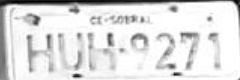
#> input picture Aulas/HUH9271.png, 240 x 80 px
$ jupyter execute Aula17.ipynb
#> lines starting #> are read from the running program, lines starting #| are printed output that depends on the picture
# Aula 17 - Extração de Características: Texturas

## 1. Introdução

Além do formato do objeto, a variação de intensidade de seus pixels internos, ou seja, sua textura (do ponto de vista gráfico), pode ser determinante para identificá-lo. Métodos que possam caracterizar uma textura, ou seja, extrair informações essenciais que determinem suas características, são de muita importância para Visão Computacional.

Já exploramos na aula 10 (exercício b) como poderíamos utilizar morfologia matemática para segmentar textura. Isso por si só já funciona como algoritmo para caracterizar texturas. Além disso, por estarmos basicamente analisar uma imagem por toda a sua extensão, pelas variações de intensidade de seus pixels, outros métodos, como as transformadas de Fourier e Wavelet podem também ajudar na caracterização.

Entretanto, ainda podemos tratar abordagens estatísticas na distribuição das intensidades em uma textura. Podemos calcular média, variância, desvio padrão, assimetria e curtose dos pixels para caracterizá-la.

Uma técnica estatística simples e útil que vale destacar é a Matriz de Diferença de Tons de Cinza da Vizinhança. Essa matriz considera a diferença entre o tom de cinza de cada pixel e seus quatro vizinhos (cima, baixo, esquerda e direita) e dela podemos facilmente calcular valores que implicam em aspectos como aspereza, contraste, fineza, complexidade e força. Mais especificamente, a identificação dessas características se dá de acordo com as seguintes observações:

- Aspereza: texturas ásperas são aquelas sem variações acentuadas de níveis de cinza, ou seja, a diferença de intensidade de um pixel e a média dos vizinhos é baixa;
- Contraste: texturas de alto contraste são aquelas com grande diferenças de intensidades entre regiões vizinhas;
- Fineza: texturas finas têm grande variação dos níveis de cinza em uma pequena região;
- Força: texturas fortes têm suas primitivas bem definidas e visíveis, o que depende do tamanho e da variação dos níveis de cinza em suas regiões.

Ou seja, características essenciais, que de fato são parte da percepção da visão humana sobre a textura são basicamente obtidas a partir da verificação da diferença entre os valores de intensidades de um pixel e seus vizinhos imediatos e também em relação à média da imagem. Para mais detalhes sobre como calcular cada propriedade estatística, siga a leitura complementar sugerida.

## 2. Leitura Complementar

Livro E – Seções 8.1.1 e 8.1.5
Livro 1 – Seção 8.2
Livro 3 – Seção 11.3.3

## 3. Exercícios

a) Escreva um programa para calcular o Histograma de Diferenças de Níveis de Cinza de uma imagem.

b) Utilize uma biblioteca de estatística para extrair as características de Aspereza, Contraste, Fineza e Força a partir do histograma do exercício a.

[cell 1]
import cv2
import numpy as np
from matplotlib import pyplot as grafico

[cell 2]
img1 = cv2.imread('HUH9271.png')
#> img1 is the input picture: shape (80, 240, 3); min 1, max 255, mean 222.4
grafico.hist(img1.ravel(),256,[0,256])
grafico.figure();
grafico.show()
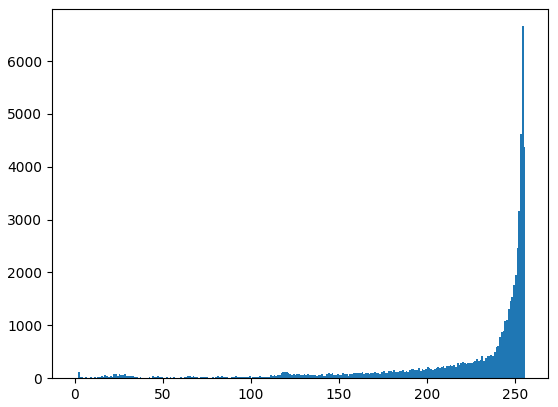
#> figure drawn by matplotlib, 1 panel; tallest bar 6660 high, from x = 254 to 255
cv2.waitKey(0)
cv2.destroyAllWindows()


$ run again, with Aulas/moedasw.jpg saved as Aulas/HUH9271.png
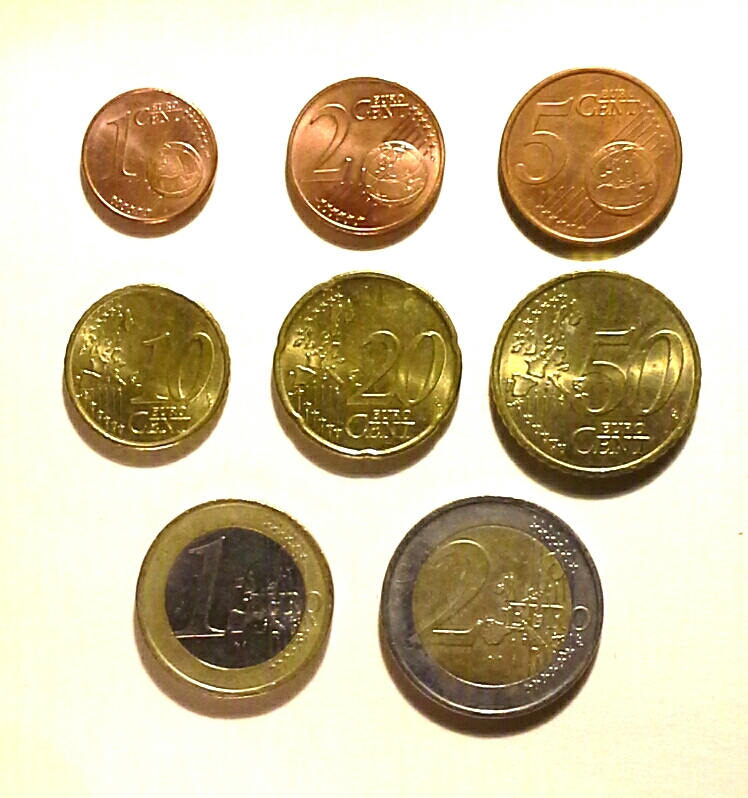
#> input picture Aulas/moedasw.jpg, 748 x 798 px
#> img1 is the input picture: shape (798, 748, 3); mean B, G, R 165.5, 194.9, 207.7
#> `grafico.show()`:
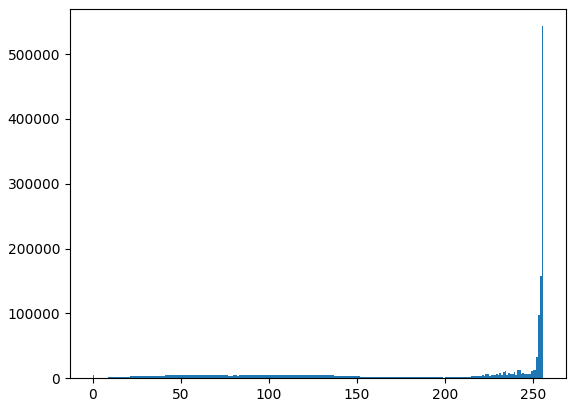
#> figure drawn by matplotlib, 1 panel; tallest bar 543116 high, from x = 255 to 256
